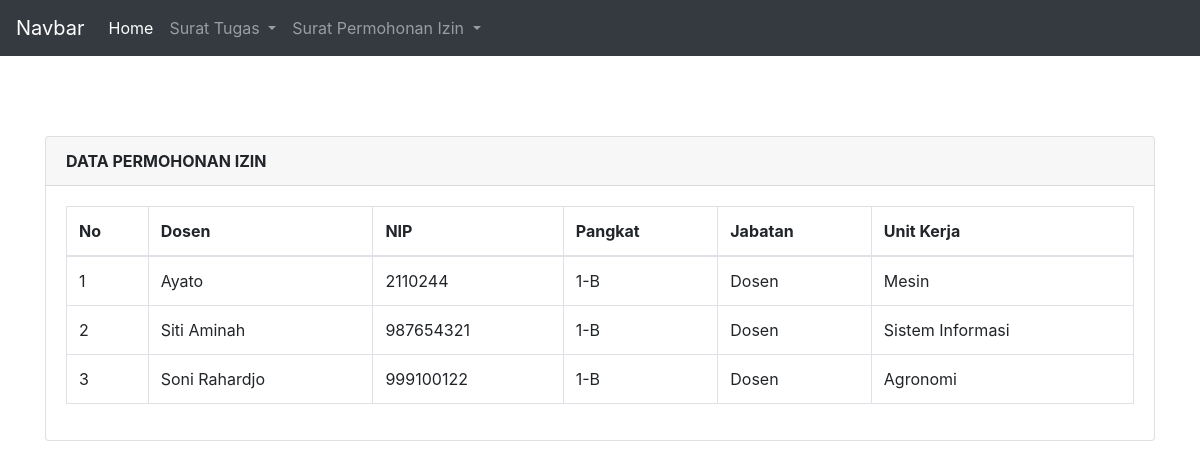
The page /1-B.php on the database its author committed.
### tables this page shows
CREATE TABLE `permohonan_izin` (
  `izin_id` int(11) NOT NULL,
  `nama_dsn` varchar(255) NOT NULL,
  `nip` varchar(20) NOT NULL,
  `pangkat_jabatan` varchar(50) NOT NULL,
  `jabatan` varchar(50) NOT NULL,
  `unit_kerja` varchar(255) NOT NULL,
  `dosen_id` int(11) NOT NULL
);

### connection.php (called while the page is built, shortened)
<?php
class Conn
{
    private $db = "tugas2_pweb2";
    private $username = "root";
    private $pass = "";
    private $host = "localhost";
    public function __construct()
    {
        $this->conn = mysqli_connect($this->host, $this->username, $this->pass, $this->db);
    }
}

### 1-B.php (the view, shortened to what this page needs)
<?php
include('connection.php');
class Tampil1B extends Tampilizin{
    public function tampilData()
    {
        $data = mysqli_query($this->conn, "select * from permohonan_izin
        where(pangkat_jabatan = '1-B')");
		  $hasil = [];
        if($data){
            while ($row = mysqli_fetch_array($data)) {
                $hasil[] = $row; }
            }
        return $hasil;
    }
}
$K1B = new Tampil1B();
$data = $K1B->tampilData();
include 'navbar.php';
?>
<!DOCTYPE html>
<html>
<head>
   <link rel="stylesheet" href="https://stackpath.bootstrapcdn.com/bootstrap/4.4.1/css/bootstrap.min.css">
   <link rel="stylesheet" href="//cdn.datatables.net/1.10.20/css/jquery.dataTables.min.css">
</head>
<body>
   <div class="container" style="margin-top: 80px">
      <div class="row">
         <div class="col-md-12">
            <div class="card">
               <div class="card-header">
                  <b>DATA PERMOHONAN IZIN</b>
               </div>
               <div class="card-body">
                  <table class="table table-bordered" id="myTable">
                     <thead>
                        <tr>
                           <th>No</th>
                           <th>Dosen</th>
                           <th>NIP</th>
                           <th>Pangkat</th>
                           <th>Jabatan</th>
                           <th>Unit Kerja</th>
                        </tr>
                     </thead>
                     <tbody>
                        <?php
$no = 1;
foreach ($data as $row) {
?>
                        <tr>
                           <td><?php echo $no++; ?></td>
                           <td><?php echo $row['nama_dsn']; ?></td>
                           <td><?php echo $row['nip']; ?></td>
                           <td><?php echo $row['pangkat_jabatan']; ?></td>
                           <td><?php echo $row['jabatan']; ?></td>
                           <td><?php echo $row['unit_kerja']; ?></td>
                        </tr>
                        <?php
}
?>
                     </tbody>
                  </table>
               </div>
            </div>
         </div>
      </div>
</body>
</html>

### rows shown on the page
permohonan_izin: nama_dsn "Ayato", nip "2110244", pangkat_jabatan "1-B", jabatan "Dosen", unit_kerja "Mesin"
permohonan_izin: nama_dsn "Siti Aminah", nip "987654321", pangkat_jabatan "1-B", jabatan "Dosen", unit_kerja "Sistem Informasi"
permohonan_izin: nama_dsn "Soni Rahardjo", nip "999100122", pangkat_jabatan "1-B", jabatan "Dosen", unit_kerja "Agronomi"
